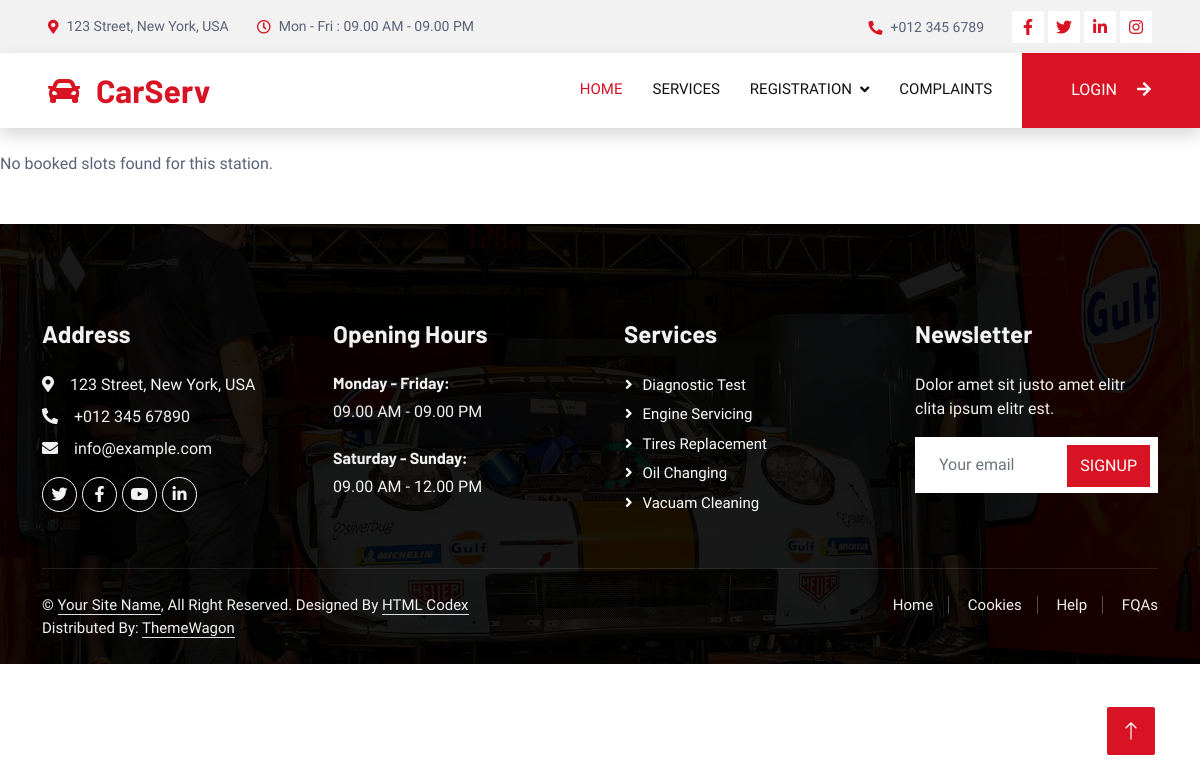
Page /slotstationview (signed in) on the earlier database version.
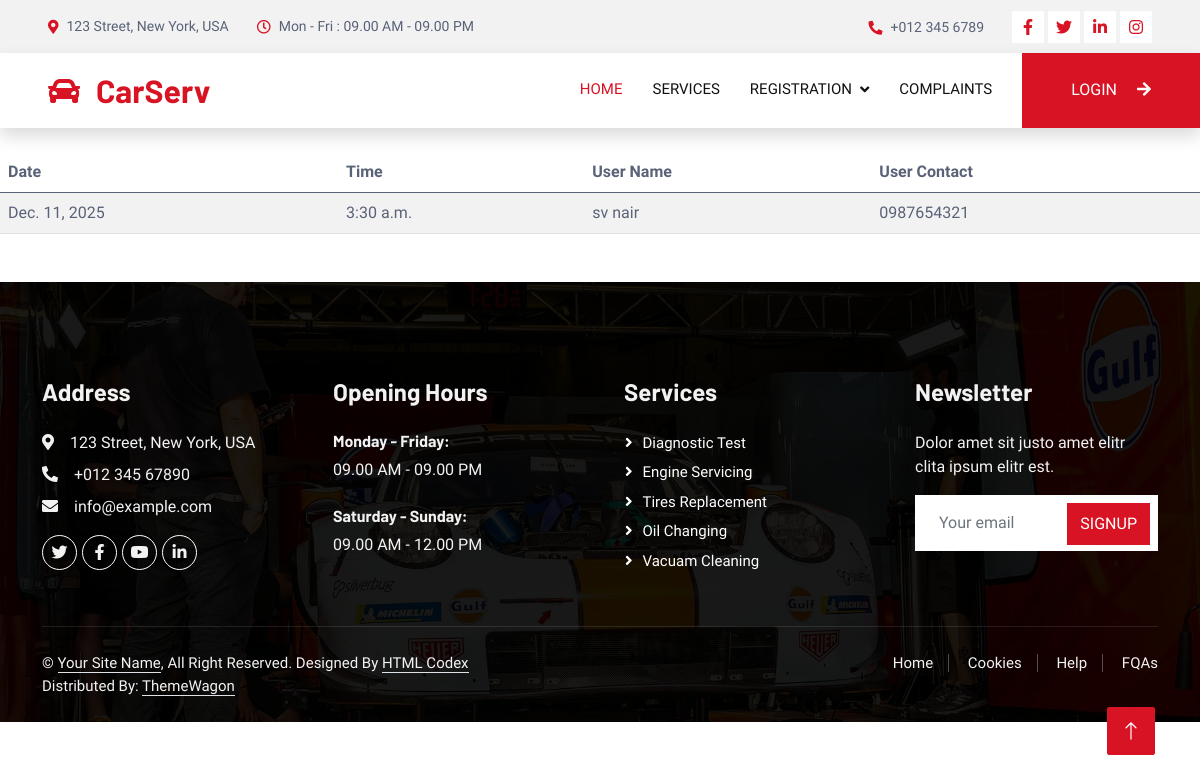
Same page on the later database version.
### app/models.py (models this page shows)
class slotbooking(models.Model):
    login_id = models.ForeignKey(Login, related_name='station_login', on_delete=models.CASCADE)
    user_id = models.ForeignKey(Login, related_name='user_login', on_delete=models.CASCADE)
    date = models.DateField()
    time = models.TimeField()
    current_date = models.DateField(auto_now_add=True)

class User(models.Model):
    name=models.CharField(max_length=50)
    contact=models.CharField(max_length=15)
    login_id=models.ForeignKey('Login',on_delete=models.CASCADE)

### app/views.py (the view)
# urls.py: path('slotstationview',views.slotstationview,name='slotstationview'),
def slotstationview(request):
    station_id = request.session.get('station_id')
    station_login = Login.objects.get(id=station_id)
    booked_slots = slotbooking.objects.filter(login_id=station_login)
    slots_with_user_info = []
    for slot in booked_slots:
        user_info = User.objects.get(login_id=slot.user_id)
        slots_with_user_info.append({
            'date': slot.date,
            'time': slot.time,
            'user_name': user_info.name,
            'user_contact': user_info.contact,
        })
    context = {
        'booked_slots': slots_with_user_info,
    }
    return render(request, 'slotstationview.html', context)

### app/templates/slotstationview.html (shortened to what this page needs)
{% extends "stationheader.html" %}
{% block content %}
<!DOCTYPE html>
<html lang="en">
<head>
</head>
<body>
    {% if booked_slots %}
        <table class="table table-striped">
            <thead>
                <tr>
                    <th>Date</th>
                    <th>Time</th>
                    <th>User Name</th>
                    <th>User Contact</th>
                </tr>
            </thead>
            <tbody>
                {% for slot in booked_slots %}
                    <tr>
                        <td>{{ slot.date }}</td>
                        <td>{{ slot.time }}</td>
                        <td>{{ slot.user_name }}</td>
                        <td>{{ slot.user_contact }}</td>
                    </tr>
                {% endfor %}
            </tbody>
        </table>
    {% else %}
        <p>No booked slots found for this station.</p>
    {% endif %}
</body>
</html>
{% endblock %}

Differences in the rows shown:
added slotbooking: date "Dec. 11, 2025", time "3:30 a.m."
now on this page (row unchanged): User: user_name "sv nair", user_contact "0987654321"
Other differences:
text no longer shown: "No booked slots found for this station."
text now shown: "Date Time User Name User Contact"
